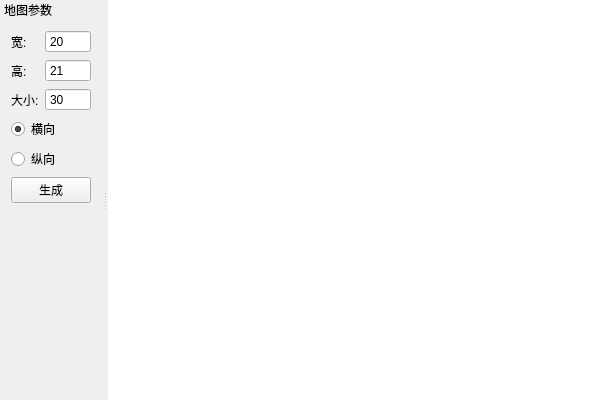
<?xml version="1.0" encoding="UTF-8"?>
<ui version="4.0">
 <class>HexMapClass</class>
 <widget class="QMainWindow" name="HexMapClass">
  <property name="geometry">
   <rect>
    <x>0</x>
    <y>0</y>
    <width>600</width>
    <height>400</height>
   </rect>
  </property>
  <property name="windowTitle">
   <string>HexMap</string>
  </property>
  <widget class="QWidget" name="centralWidget">
   <layout class="QVBoxLayout" name="verticalLayout">
    <property name="leftMargin">
     <number>0</number>
    </property>
    <property name="topMargin">
     <number>0</number>
    </property>
    <property name="rightMargin">
     <number>0</number>
    </property>
    <property name="bottomMargin">
     <number>0</number>
    </property>
    <item>
     <widget class="QGraphicsView" name="graphicsView">
      <property name="frameShape">
       <enum>QFrame::NoFrame</enum>
      </property>
     </widget>
    </item>
   </layout>
  </widget>
  <widget class="QMenuBar" name="menuBar">
   <property name="geometry">
    <rect>
     <x>0</x>
     <y>0</y>
     <width>600</width>
     <height>23</height>
    </rect>
   </property>
  </widget>
  <widget class="QDockWidget" name="dockWidget">
   <property name="features">
    <set>QDockWidget::NoDockWidgetFeatures</set>
   </property>
   <property name="windowTitle">
    <string>地图参数</string>
   </property>
   <attribute name="dockWidgetArea">
    <number>1</number>
   </attribute>
   <widget class="QWidget" name="dockWidgetContents">
    <layout class="QFormLayout" name="formLayout">
     <item row="0" column="0">
      <widget class="QLabel" name="label">
       <property name="text">
        <string>宽:</string>
       </property>
      </widget>
     </item>
     <item row="0" column="1">
      <widget class="QSpinBox" name="width">
       <property name="buttonSymbols">
        <enum>QAbstractSpinBox::NoButtons</enum>
       </property>
       <property name="minimum">
        <number>1</number>
       </property>
       <property name="maximum">
        <number>100</number>
       </property>
       <property name="value">
        <number>20</number>
       </property>
      </widget>
     </item>
     <item row="1" column="1">
      <widget class="QSpinBox" name="height">
       <property name="buttonSymbols">
        <enum>QAbstractSpinBox::NoButtons</enum>
       </property>
       <property name="minimum">
        <number>1</number>
       </property>
       <property name="maximum">
        <number>100</number>
       </property>
       <property name="value">
        <number>21</number>
       </property>
      </widget>
     </item>
     <item row="3" column="0" colspan="2">
      <widget class="QRadioButton" name="directionH">
       <property name="text">
        <string>横向</string>
       </property>
       <property name="checked">
        <bool>true</bool>
       </property>
      </widget>
     </item>
     <item row="4" column="0" colspan="2">
      <widget class="QRadioButton" name="directionV">
       <property name="text">
        <string>纵向</string>
       </property>
      </widget>
     </item>
     <item row="5" column="0" colspan="2">
      <widget class="QPushButton" name="btnInitGrid">
       <property name="text">
        <string>生成</string>
       </property>
      </widget>
     </item>
     <item row="1" column="0">
      <widget class="QLabel" name="label_2">
       <property name="text">
        <string>高:</string>
       </property>
      </widget>
     </item>
     <item row="2" column="0">
      <widget class="QLabel" name="label_3">
       <property name="text">
        <string>大小:</string>
       </property>
      </widget>
     </item>
     <item row="2" column="1">
      <widget class="QSpinBox" name="size">
       <property name="buttonSymbols">
        <enum>QAbstractSpinBox::NoButtons</enum>
       </property>
       <property name="minimum">
        <number>1</number>
       </property>
       <property name="maximum">
        <number>100</number>
       </property>
       <property name="value">
        <number>30</number>
       </property>
      </widget>
     </item>
    </layout>
   </widget>
  </widget>
 </widget>
 <layoutdefault spacing="6" margin="11"/>
 <resources>
  <include location="HexMap.qrc"/>
 </resources>
 <connections/>
</ui>
